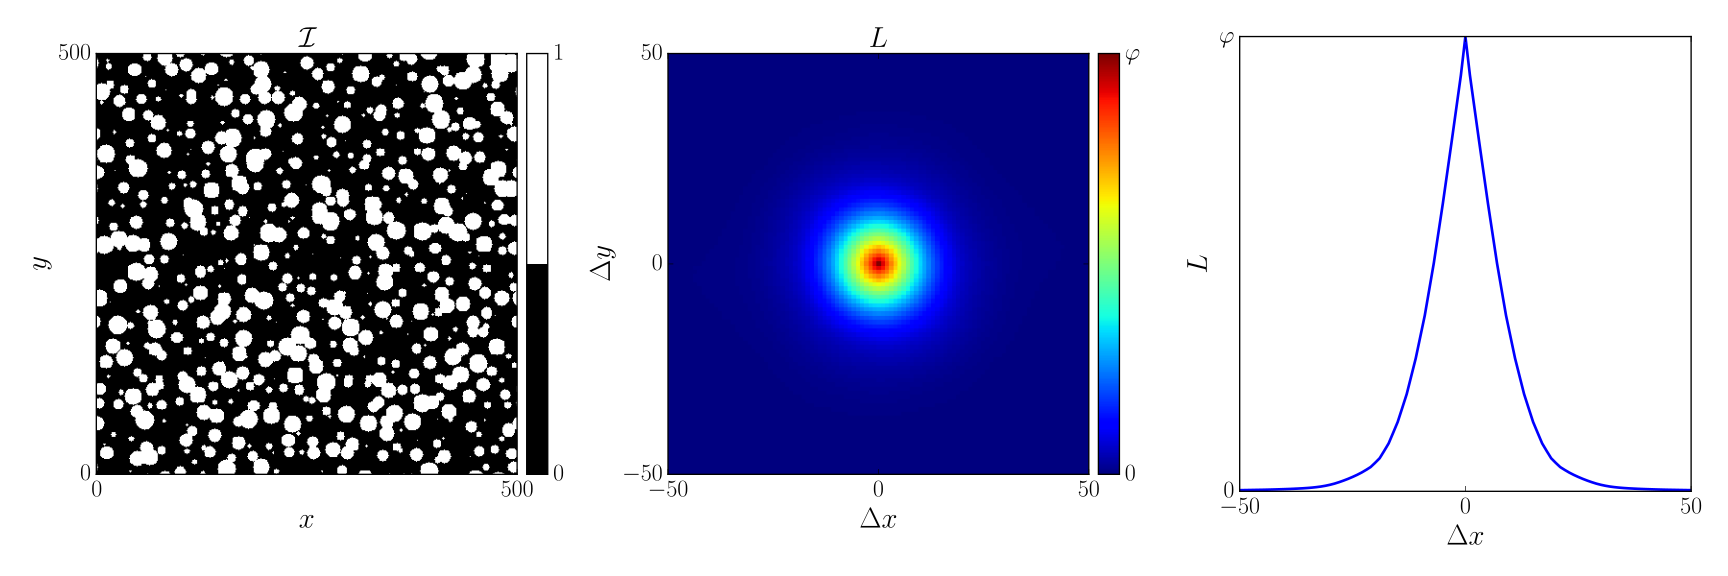

Python code for this plot:

# <snippet>

import gooseeye.image as gimage
import numpy          as np

# generate image, store 'volume-fraction'
I   = gimage.dummy_circles((500,500))
phi = np.mean(I)

# lineal path function
L,_ = gimage.L(I,(101,101))

# </snippet>

# plot
# ----

import matplotlib.pyplot as plt
import matplotlib        as mpl
import matplotlib.cm     as cm
from mpl_toolkits.axes_grid1 import make_axes_locatable

try   : plt.style.use('goose-latex')
except: pass

fig  = plt.figure(figsize=(18,6))
fig.set_tight_layout(True)

ax   = fig.add_subplot(1,3,1)
im   = ax.imshow(I,clim=(0,1),cmap=mpl.colors.ListedColormap(cm.gray([0,255])))
ax.xaxis.set_ticks([0,500])
ax.yaxis.set_ticks([0,500])
plt.xlabel(r'$x$')
plt.ylabel(r'$y$')
plt.title (r'$\mathcal{I}$')
div  = make_axes_locatable(ax)
cax  = div.append_axes("right", size="5%", pad=0.1)
cbar = plt.colorbar(im,cax=cax)
cbar.set_ticks([0,1])

ax   = fig.add_subplot(1,3,2)
im   = ax.imshow(L,clim=(0,phi),cmap='jet',extent=(-50,50,-50,50))
ax.xaxis.set_ticks([-50,0,+50])
ax.yaxis.set_ticks([-50,0,+50])
plt.xlabel(r'$\Delta x$')
plt.ylabel(r'$\Delta y$')
plt.title (r'$L$')
div  = make_axes_locatable(ax)
cax  = div.append_axes("right", size="5%", pad=0.1)
cbar = plt.colorbar(im,cax=cax)
cbar.set_ticks     ([ 0 ,       phi  ])
cbar.set_ticklabels(['0',r'$\varphi$'])

ax   = fig.add_subplot(1,3,3)
ax.plot(np.arange(-50,51),L[50,:],color='b')
ax.xaxis.set_ticks     ([-50,   0,   +50 ])
ax.yaxis.set_ticks     ([  0,       phi  ])
ax.yaxis.set_ticklabels([  0,r'$\varphi$'])
plt.xlim([-50,+50])
plt.ylim([  0,phi])
plt.xlabel(r'$\Delta x$')
plt.ylabel(r'$L$')

plt.savefig('L.svg')
